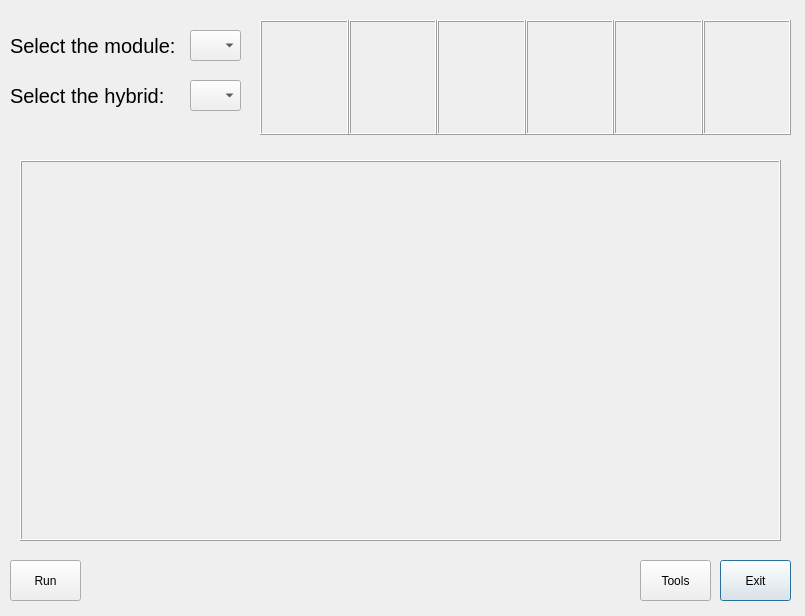
<?xml version="1.0" encoding="UTF-8"?>
<ui version="4.0">
 <class>MainWindow</class>
 <widget class="QDialog" name="MainWindow">
  <property name="geometry">
   <rect>
    <x>0</x>
    <y>0</y>
    <width>805</width>
    <height>616</height>
   </rect>
  </property>
  <property name="windowTitle">
   <string>Wirebond Recorder</string>
  </property>
  <widget class="QPushButton" name="qButton">
   <property name="geometry">
    <rect>
     <x>720</x>
     <y>560</y>
     <width>71</width>
     <height>41</height>
    </rect>
   </property>
   <property name="text">
    <string>Exit</string>
   </property>
  </widget>
  <widget class="QLabel" name="label">
   <property name="geometry">
    <rect>
     <x>10</x>
     <y>30</y>
     <width>181</width>
     <height>31</height>
    </rect>
   </property>
   <property name="font">
    <font>
     <pointsize>15</pointsize>
    </font>
   </property>
   <property name="text">
    <string>Select the module:</string>
   </property>
  </widget>
  <widget class="QComboBox" name="moduleName">
   <property name="geometry">
    <rect>
     <x>190</x>
     <y>30</y>
     <width>51</width>
     <height>31</height>
    </rect>
   </property>
   <property name="font">
    <font>
     <pointsize>15</pointsize>
    </font>
   </property>
  </widget>
  <widget class="QPushButton" name="pushButton_4">
   <property name="geometry">
    <rect>
     <x>640</x>
     <y>560</y>
     <width>71</width>
     <height>41</height>
    </rect>
   </property>
   <property name="text">
    <string>Tools</string>
   </property>
  </widget>
  <widget class="QPushButton" name="pushButton_5">
   <property name="geometry">
    <rect>
     <x>10</x>
     <y>560</y>
     <width>71</width>
     <height>41</height>
    </rect>
   </property>
   <property name="text">
    <string>Run</string>
   </property>
  </widget>
  <widget class="QComboBox" name="hybridName">
   <property name="geometry">
    <rect>
     <x>190</x>
     <y>80</y>
     <width>51</width>
     <height>31</height>
    </rect>
   </property>
   <property name="font">
    <font>
     <pointsize>15</pointsize>
    </font>
   </property>
  </widget>
  <widget class="QLabel" name="label_2">
   <property name="geometry">
    <rect>
     <x>10</x>
     <y>80</y>
     <width>171</width>
     <height>31</height>
    </rect>
   </property>
   <property name="font">
    <font>
     <pointsize>15</pointsize>
    </font>
   </property>
   <property name="text">
    <string>Select the hybrid:</string>
   </property>
  </widget>
  <widget class="QWidget" name="horizontalLayoutWidget">
   <property name="geometry">
    <rect>
     <x>260</x>
     <y>20</y>
     <width>531</width>
     <height>115</height>
    </rect>
   </property>
   <layout class="QHBoxLayout" name="horizontalLayout">
    <property name="spacing">
     <number>0</number>
    </property>
    <item>
     <widget class="QLabel" name="R0jpg">
      <property name="frameShape">
       <enum>QFrame::Box</enum>
      </property>
      <property name="frameShadow">
       <enum>QFrame::Raised</enum>
      </property>
      <property name="lineWidth">
       <number>1</number>
      </property>
      <property name="text">
       <string/>
      </property>
     </widget>
    </item>
    <item>
     <widget class="QLabel" name="R1jpg">
      <property name="minimumSize">
       <size>
        <width>0</width>
        <height>0</height>
       </size>
      </property>
      <property name="frameShape">
       <enum>QFrame::Box</enum>
      </property>
      <property name="frameShadow">
       <enum>QFrame::Raised</enum>
      </property>
      <property name="text">
       <string/>
      </property>
     </widget>
    </item>
    <item>
     <widget class="QLabel" name="R2jpg">
      <property name="frameShape">
       <enum>QFrame::Box</enum>
      </property>
      <property name="frameShadow">
       <enum>QFrame::Raised</enum>
      </property>
      <property name="text">
       <string/>
      </property>
     </widget>
    </item>
    <item>
     <widget class="QLabel" name="R3jpg">
      <property name="frameShape">
       <enum>QFrame::Box</enum>
      </property>
      <property name="frameShadow">
       <enum>QFrame::Raised</enum>
      </property>
      <property name="text">
       <string/>
      </property>
     </widget>
    </item>
    <item>
     <widget class="QLabel" name="R4jpg">
      <property name="frameShape">
       <enum>QFrame::Box</enum>
      </property>
      <property name="frameShadow">
       <enum>QFrame::Raised</enum>
      </property>
      <property name="text">
       <string/>
      </property>
     </widget>
    </item>
    <item>
     <widget class="QLabel" name="R5jpg">
      <property name="frameShape">
       <enum>QFrame::Box</enum>
      </property>
      <property name="frameShadow">
       <enum>QFrame::Raised</enum>
      </property>
      <property name="text">
       <string/>
      </property>
     </widget>
    </item>
   </layout>
   <zorder>R4jpg</zorder>
   <zorder>R3jpg</zorder>
   <zorder>R0jpg</zorder>
   <zorder>R2jpg</zorder>
   <zorder>R1jpg</zorder>
   <zorder>R5jpg</zorder>
  </widget>
  <widget class="QLabel" name="label_3">
   <property name="geometry">
    <rect>
     <x>20</x>
     <y>160</y>
     <width>761</width>
     <height>381</height>
    </rect>
   </property>
   <property name="autoFillBackground">
    <bool>true</bool>
   </property>
   <property name="frameShape">
    <enum>QFrame::Box</enum>
   </property>
   <property name="frameShadow">
    <enum>QFrame::Raised</enum>
   </property>
   <property name="text">
    <string/>
   </property>
  </widget>
 </widget>
 <tabstops>
  <tabstop>moduleName</tabstop>
  <tabstop>qButton</tabstop>
 </tabstops>
 <resources/>
 <connections/>
</ui>
